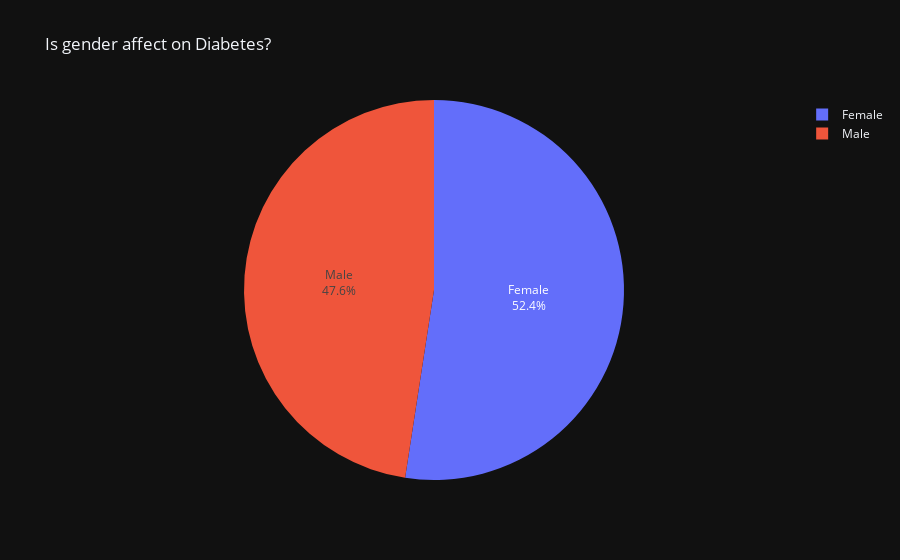

The cell this chart's notebook holds for it:
### Code cell
values=df['gender'][df['diabetes']==1].value_counts().values
index=df['gender'][df['diabetes']==1].value_counts().index
fig=px.pie(values=values,names=index,title='Is gender affect on Diabetes?',template='plotly_dark').update_traces(textinfo='label+percent')
fig.show()

### Figure 1 — Plotly figure (JSON) as saved in the notebook; plotly's stock layout.template omitted (floating-point values rounded to 4 significant figures)
{"data": [{"domain": {"x": [0, 1], "y": [0, 1]}, "hovertemplate": "label=%{label}<br>value=%{value}<extra></extra>", "labels": ["Female", "Male"], "legendgroup": "", "name": "", "showlegend": true, "textinfo": "label+percent", "type": "pie", "values": [4447, 4035]}], "layout": {"legend": {"tracegroupgap": 0}, "title": {"text": "Is gender affect on Diabetes?"}}}
